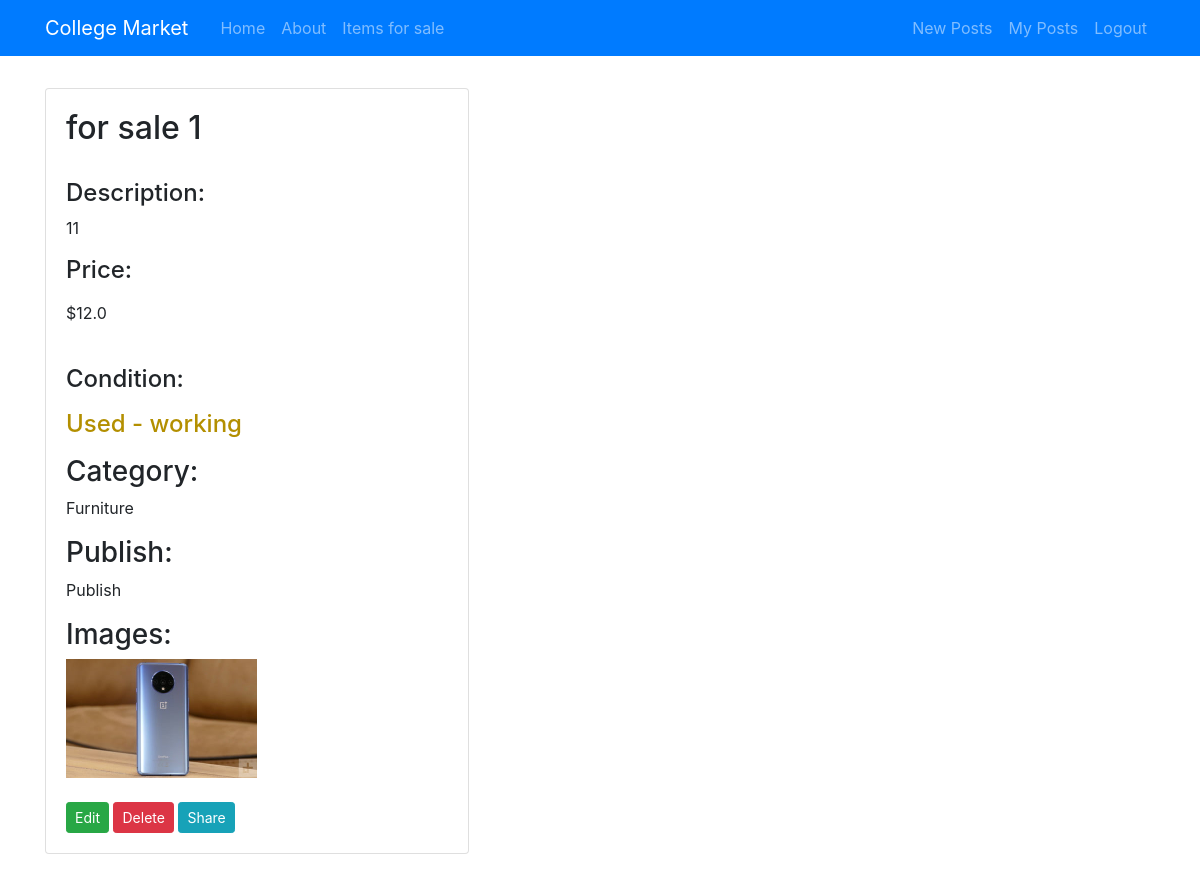
Page /post/70/ (signed in) on the committed database.
### posts/models.py (models this page shows)
class Post(models.Model):
    user = models.ForeignKey(User, on_delete=models.CASCADE, related_name="post" , null=True)
    title = models.CharField(max_length=255)
    body = models.TextField(null=True)
    updated_on = models.DateTimeField(auto_now= True)
    created_on = models.DateTimeField(auto_now_add=True, null=True)
    category = models.IntegerField(choices=CATEGORY, default=0)
    cover = models.ImageField(upload_to='images/', null=True , blank=True)
    condition = models.IntegerField(choices=CONDITION , default = 4)
    price = models.FloatField(null=True ,blank=True)
    publish = models.IntegerField(choices=STATUS, default=0)

### posts/views.py (the view)
# urls.py: re_path(r'^(?P<pk>\d+)/$', PostDetailView.as_view(), name='post_detail'),
class PostDetailView(DetailView):
        model = Post
        template_name = '../templates/post_detail.html'

### posts/templates/post_detail.html
{% extends 'base.html' %}
{% block content %}
<br><br><br>
{% if user.is_authenticated %}
  <div class="container">
      <div class="row">
        <div class="col-md-14 mt-3 left">
          <div class="card mb-4">
            <div class="card-body">
              <h2 class="pt-3-half" contenteditable="true" class="card-title">{{ object.title }}</h2>
              <br>
              <h4>Description:</h4>
              <p class="pt-6-half" contenteditable="true" class="card-text text-muted h6">{{ object.body }}</p>
              <p><h4>Price:</h4></p>
              {% if object.price == None %}
              <span>&#36;</span><span class="pt-6-half" contenteditable="true" class="card-text text-muted h6">0</span>
              {% else %}
              <span>&#36;</span><span class="pt-6-half" contenteditable="true" class="card-text text-muted h6">{{ object.price }}</span>
              {% endif %}
              <br><br>
              <p><h4>Condition:<h4></p>
              {% if object.get_condition_display == 'Used - Not Working' %}
              <p class="pt-6-half" class="card-text text-muted h6"><font color="red">{{ object.get_condition_display }}</font></p>
              {% elif object.get_condition_display == 'Used - working' %}
              <p class="pt-6-half" class="card-text text-muted h6"><font color="#b38f00">{{ object.get_condition_display }}</font></p>
              {% elif object.get_condition_display == 'Brand New' %}
              <p class="pt-6-half" class="card-text text-muted h6"><font color="green">{{ object.get_condition_display }}</font></p>
              {% elif object.get_condition_display == 'Used - Like New' %}
              <p class="pt-6-half" class="card-text text-muted h6"><font color="#0099cc	">{{ object.get_condition_display }}</font></p>
              {% elif object.get_condition_display == 'Used - Good' %}
              <p class="pt-6-half" class="card-text text-muted h6"><font color="##9900cc	">{{ object.get_condition_display }}</font></p>
              {% endif %}
              <h3>Category:</h3>
              <p class="pt-6-half" class="card-text text-muted h6">{{ object.get_category_display }}</p>
              <h3>Publish:</h3>
              <p class="pt-6-half" class="card-text text-muted h6">{{ object.get_publish_display }}</p>
              <h3>Images:</h3>
              {% if object.cover %}
              <img src="{{ object.cover.url}}" alt="{{ object.title }}" style="float:center;width:50%;height:100%;object-fit:cover;">
              {% else %}
              <img src="/media/images/no-image-available-icon-6.jpg"/>
              {% endif %}
              <br><br>
              {% for post in user.post.all %}
                  {% if post.pk == object.pk %}
                    <a type="button" class="btn btn-success btn-rounded btn-sm my-0" href="{% url 'edit_post' post.pk %}">Edit</a>
                    <button type="button" class="btn btn-danger btn-rounded btn-sm my-0" >Delete</button>
                    <button type="button" class="btn btn-info btn-rounded btn-sm my-0">Share</button>
                  {% endif %}
              {% endfor %}
          </div>
        </div>
      </div>
    </div>
  </div>
{% else %}
  <h3>You are not allowed to see this post</h3><br>
  <h1>Redirect...</h1>
  <meta http-equiv = "refresh" content = "3; url = {% url 'home' %}" />
{% endif %}
{% endblock %}

### rows in the picture
Post: title "for sale 1", body "11", price "12.0", condition "Used - working", category "Furniture", publish "Publish", cover (picture), shows "Edit"
